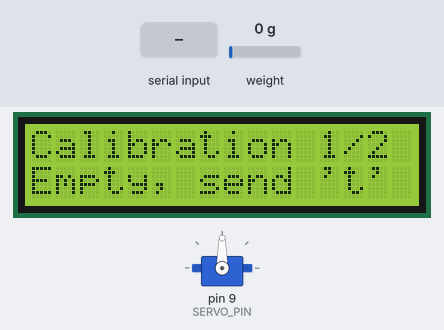
Simulated run of this sketch. Board: Arduino Uno, built with avr-gcc and run on an emulated ATmega328P. Shown: 16×2 character LCD, servo. The test bench sets the inputs (shaded band); at power-on: weight on the scale 0 g. EEPROM starts erased; what the sketch prints to the serial monitor is not drawn.

Above: at 3.3 s.
3.4 s: "t90\n" received over Serial
At 4.0 s:
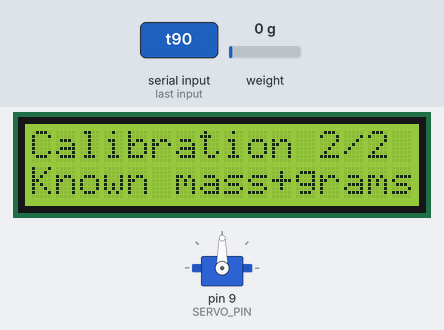
6.4 s: "y90\n" received over Serial
At 7.0 s:
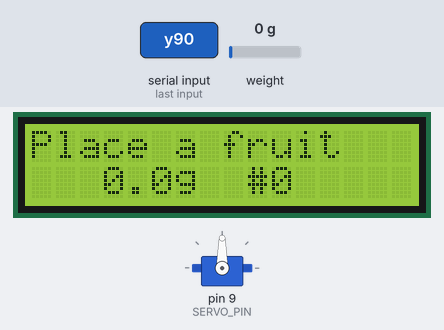
8.1 s: weight on the scale set to 4 g
At 9.2 s:
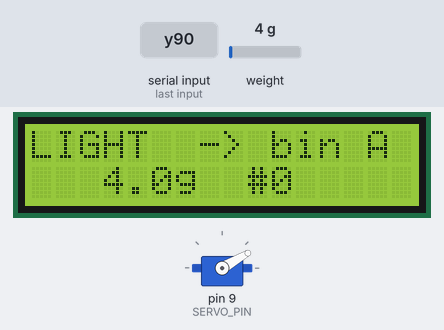
11.1 s: weight on the scale set to 10 g
At 12.5 s:
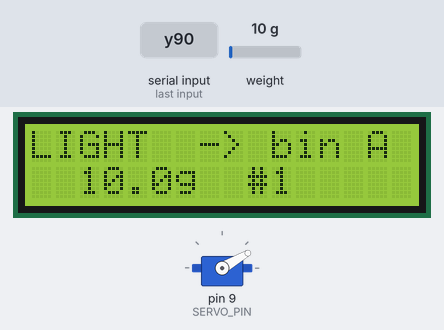
12.9 s: weight on the scale set to 13 g
At 13.6 s:
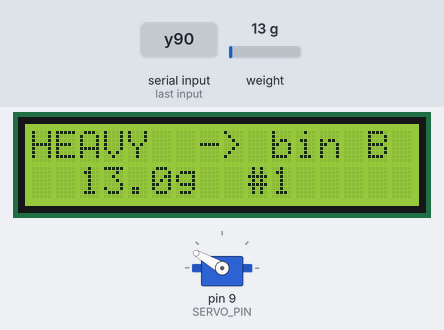
14.5 s: "c90\n" received over Serial
At 15.1 s:
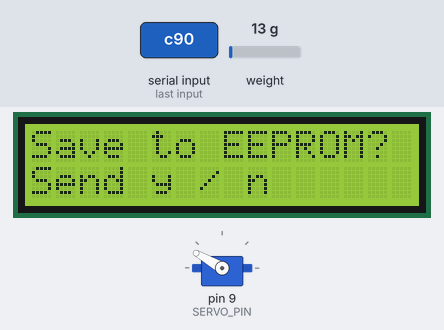
Timing chart, 0 to 17.1 s (numbered marks = the images above; inputs shaded):
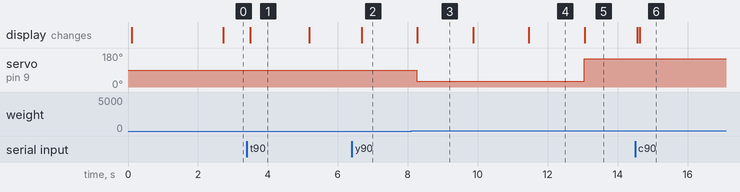

Measured:
- the behaviour switches between 2 and 3 g on weight on the scale (found by bisection; images 2 and 3)
- the behaviour switches between 11 and 12 g on weight on the scale (found by bisection; images 4 and 5)
- after the input at 3.4 s, the display: changes after 0.10 s (image 1)
- after the input at 6.4 s, the display: changes after 0.28 s (image 2)
- after the input at 8.1 s, servo on pin 9 (SERVO_PIN): 90° → 30° after 0.16 s; the display: changes after 0.17 s (image 3)
- after the input at 11.1 s, the display: changes after 0.36 s (image 4)
- after the input at 12.9 s, servo on pin 9 (SERVO_PIN): 30° → 150° after 0.15 s; the display: changes after 0.16 s (image 5)
- after the input at 14.5 s, the display: first changes after 0.06 s (image 6 shows a later state)

The sketch:

sobuh.ino
```cpp
// (licence header left out)
#include <Wire.h>
#include <LiquidCrystal_I2C.h>
#include <HX711_ADC.h>
#include <Servo.h>
#include <EEPROM.h>

// ----------------------------------------------------------------- configuration
// Pins
const uint8_t HX711_DOUT_PIN = 3;   // HX711 DT  -> Arduino D3
const uint8_t HX711_SCK_PIN  = 2;   // HX711 SCK -> Arduino D2
const uint8_t SERVO_PIN      = 9;   // servo signal -> Arduino D9 (PWM)
// LCD: SDA -> A4, SCL -> A5 on the Uno
const uint8_t LCD_ADDRESS    = 0x27;  // try 0x3F if the LCD stays blank
const uint8_t LCD_COLS       = 16;
const uint8_t LCD_ROWS       = 2;

// Sorting thresholds in grams (same as the original project)
const float EMPTY_BELOW_G = 3.0;    // below this, the platform is treated as empty
const float HEAVY_FROM_G  = 12.0;   // at or above this, the fruit is HEAVY

// Servo angles in degrees (same as the original project)
const uint8_t ANGLE_NEUTRAL = 90;
const uint8_t ANGLE_LIGHT   = 30;
const uint8_t ANGLE_HEAVY   = 150;

// Timing
const unsigned long STABILIZING_TIME_MS = 2000;  // HX711 settling time at start-up
const unsigned long UPDATE_INTERVAL_MS  = 500;   // how often weight is shown and sorted

// Recording: a fruit is recorded once its weight changes by no more than
// STABLE_DELTA_G for STABLE_READINGS consecutive readings (3 x 0.5 s = 1.5 s).
const float   STABLE_DELTA_G  = 0.5;
const uint8_t STABLE_READINGS = 3;

// EEPROM layout
const int CAL_EEPROM_ADDRESS     = 0;  // float, 4 bytes: calibration factor
const int SESSION_EEPROM_ADDRESS = 4;  // uint16, 2 bytes: power-on counter

// ----------------------------------------------------------------- globals
HX711_ADC LoadCell(HX711_DOUT_PIN, HX711_SCK_PIN);
LiquidCrystal_I2C lcd(LCD_ADDRESS, LCD_COLS, LCD_ROWS);
Servo sorterServo;

enum Category { NO_FRUIT, LIGHT, HEAVY };

unsigned long lastUpdateMs = 0;
int currentAngle = -1;      // -1 = not set yet
uint16_t sessionId = 0;
uint16_t fruitCount = 0;    // fruits recorded in this session

// ----------------------------------------------------------------- helpers
// Print one LCD row, padded with spaces so old characters are cleared.
void lcdLine(uint8_t row, const char *text) {
  char buf[LCD_COLS + 1];
  snprintf(buf, sizeof(buf), "%-16s", text);
  lcd.setCursor(0, row);
  lcd.print(buf);
}

void lcdShow(const char *line1, const char *line2) {
  lcdLine(0, line1);
  lcdLine(1, line2);
}

Category categorize(float grams) {
  if (grams < EMPTY_BELOW_G) return NO_FRUIT;
  if (grams < HEAVY_FROM_G) return LIGHT;
  return HEAVY;
}

uint8_t angleFor(Category c) {
  switch (c) {
    case LIGHT: return ANGLE_LIGHT;
    case HEAVY: return ANGLE_HEAVY;
    default:    return ANGLE_NEUTRAL;
  }
}

const char *labelFor(Category c) {
  switch (c) {
    case LIGHT: return "LIGHT  -> bin A";
    case HEAVY: return "HEAVY  -> bin B";
    default:    return "Place a fruit";
  }
}

const char *csvNameFor(Category c) {
  return c == HEAVY ? "HEAVY" : (c == LIGHT ? "LIGHT" : "NONE");
}

void moveServo(uint8_t angle) {
  if (angle != currentAngle) {
    sorterServo.write(angle);
    currentAngle = angle;
  }
}

// ----------------------------------------------------------------- EEPROM
// Works on AVR (Uno) and, with begin/commit, on ESP boards.
void eepromBegin() {
#if defined(ESP8266) || defined(ESP32)
  EEPROM.begin(512);
#endif
}

void eepromCommit() {
#if defined(ESP8266) || defined(ESP32)
  EEPROM.commit();
#endif
}

void saveCalFactor(float value) {
  eepromBegin();
  EEPROM.put(CAL_EEPROM_ADDRESS, value);
  eepromCommit();
}

float loadCalFactor() {
  float value = 0;
  eepromBegin();
  EEPROM.get(CAL_EEPROM_ADDRESS, value);
  return value;
}

// An erased EEPROM reads as NaN (0xFFFFFFFF); 0 or absurd values are also invalid.
bool isValidCalFactor(float value) {
  return !isnan(value) && value != 0 && fabs(value) < 1.0e7;
}

// Increase and store the power-on counter. An erased EEPROM (0xFFFF) restarts at 1.
uint16_t nextSessionId() {
  uint16_t id = 0;
  eepromBegin();
  EEPROM.get(SESSION_EEPROM_ADDRESS, id);
  id = (id == 0xFFFF) ? 1 : id + 1;
  EEPROM.put(SESSION_EEPROM_ADDRESS, id);
  eepromCommit();
  return id;
}

// ----------------------------------------------------------------- data output
// One line per fruit, prefixed with "DATA," so the dashboard can pick these
// lines out of the rest of the Serial Monitor output.
void printDataHeader() {
  Serial.println(F("DATA,session,fruit,uptime_s,weight_g,category,servo_deg"));
}

void recordFruit(float weight, Category category) {
  fruitCount++;
  Serial.print(F("DATA,"));
  Serial.print(sessionId);          Serial.print(',');
  Serial.print(fruitCount);         Serial.print(',');
  Serial.print(millis() / 1000);    Serial.print(',');
  Serial.print(weight, 2);          Serial.print(',');
  Serial.print(csvNameFor(category)); Serial.print(',');
  Serial.println(angleFor(category));
}

// ----------------------------------------------------------------- serial helpers
// Wait for 'y' or 'n' on the Serial Monitor.
bool askYesNo() {
  while (true) {
    if (Serial.available() > 0) {
      char c = Serial.read();
      if (c == 'y') return true;
      if (c == 'n') return false;
    }
  }
}

void offerToSave(float value) {
  Serial.print(F("Save this value to EEPROM address "));
  Serial.print(CAL_EEPROM_ADDRESS);
  Serial.println(F("? y/n"));
  lcdShow("Save to EEPROM?", "Send y / n");
  if (askYesNo()) {
    saveCalFactor(value);
    Serial.print(F("Value "));
    Serial.print(loadCalFactor());
    Serial.println(F(" saved to EEPROM"));
  } else {
    Serial.println(F("Value not saved to EEPROM"));
  }
}

void printHelp() {
  Serial.println(F("Commands: t = tare, r = recalibrate, c = edit calibration factor, h = help"));
}

// ----------------------------------------------------------------- calibration
// Adapted from the HX711_ADC "Calibration" example (MIT, (c) 2017 Olav Kallhovd).
void calibrate() {
  Serial.println(F("***"));
  Serial.println(F("Start calibration:"));
  Serial.println(F("Place the load cell on a level, stable surface."));
  Serial.println(F("Remove any load applied to the load cell."));
  Serial.println(F("Send 't' from the Serial Monitor to set the tare offset."));
  lcdShow("Calibration 1/2", "Empty, send 't'");

  bool resume = false;
  while (!resume) {
    LoadCell.update();
    if (Serial.available() > 0 && Serial.read() == 't') LoadCell.tareNoDelay();
    if (LoadCell.getTareStatus()) {
      Serial.println(F("Tare complete"));
      resume = true;
    }
  }

  Serial.println(F("Now place a known mass on the load cell."));
  Serial.println(F("Then send its weight in grams (e.g. 100.0) from the Serial Monitor."));
  lcdShow("Calibration 2/2", "Known mass+grams");

  float knownMass = 0;
  while (knownMass == 0) {
    LoadCell.update();
    if (Serial.available() > 0) {
      knownMass = Serial.parseFloat();
      if (knownMass != 0) {
        Serial.print(F("Known mass is: "));
        Serial.println(knownMass);
      }
    }
  }

  LoadCell.refreshDataSet();  // make sure the known mass is measured correctly
  float newCal = LoadCell.getNewCalibration(knownMass);

  Serial.print(F("New calibration value has been set to: "));
  Serial.println(newCal);
  offerToSave(newCal);

  Serial.println(F("End calibration"));
  Serial.println(F("***"));
  printHelp();
}

void changeSavedCalFactor() {
  Serial.println(F("***"));
  Serial.print(F("Current value is: "));
  Serial.println(LoadCell.getCalFactor());
  Serial.println(F("Now send the new value from the Serial Monitor, e.g. 696.0"));
  lcdShow("Edit cal factor", "Send new value");

  float newCal = 0;
  while (newCal == 0) {
    if (Serial.available() > 0) {
      newCal = Serial.parseFloat();
      if (newCal != 0) {
        Serial.print(F("New calibration value is: "));
        Serial.println(newCal);
        LoadCell.setCalFactor(newCal);
      }
    }
  }
  offerToSave(newCal);
  Serial.println(F("End change calibration value"));
  Serial.println(F("***"));
}

// ----------------------------------------------------------------- setup / loop
void setup() {
  Serial.begin(9600);
  delay(10);
  Serial.println();
  Serial.println(F("SOBUH - fruit sorting by weight. Starting..."));

  lcd.init();
  lcd.backlight();
  lcdShow("SOBUH sorter", "Starting...");

  sorterServo.attach(SERVO_PIN);
  moveServo(ANGLE_NEUTRAL);

  sessionId = nextSessionId();
  Serial.print(F("Session "));
  Serial.println(sessionId);

  LoadCell.begin();
  LoadCell.start(STABILIZING_TIME_MS, true);  // true = tare after stabilizing
  if (LoadCell.getTareTimeoutFlag() || LoadCell.getSignalTimeoutFlag()) {
    Serial.println(F("Timeout, check MCU > HX711 wiring and pin designations"));
    lcdShow("HX711 not found", "Check wiring");
    while (true) {}
  }

  float storedCal = loadCalFactor();
  if (isValidCalFactor(storedCal)) {
    LoadCell.setCalFactor(storedCal);
    Serial.print(F("Loaded calibration factor from EEPROM: "));
    Serial.println(storedCal);
  } else {
    Serial.println(F("No valid calibration factor in EEPROM - starting calibration."));
    LoadCell.setCalFactor(1.0);
    while (!LoadCell.update()) {}
    calibrate();
  }

  printHelp();
  printDataHeader();
  lcdShow("SOBUH ready", "Place a fruit");
}

void loop() {
  static bool newDataReady = false;
  static float lastWeight = 0;
  static uint8_t stableCount = 0;
  static bool fruitRecorded = false;

  if (LoadCell.update()) newDataReady = true;

  if (newDataReady && millis() - lastUpdateMs >= UPDATE_INTERVAL_MS) {
    float weight = LoadCell.getData();
    Category category = categorize(weight);
    moveServo(angleFor(category));

    // Record each fruit once, after its weight has settled.
    if (category == NO_FRUIT) {
      fruitRecorded = false;
      stableCount = 0;
    } else if (!fruitRecorded) {
      stableCount = (fabs(weight - lastWeight) <= STABLE_DELTA_G) ? stableCount + 1 : 0;
      if (stableCount >= STABLE_READINGS) {
        recordFruit(weight, category);
        fruitRecorded = true;
      }
    }
    lastWeight = weight;

    char number[10];
    dtostrf(weight, 6, 1, number);
    char line[LCD_COLS + 1];
    snprintf(line, sizeof(line), "%sg  #%u", number, fruitCount);
    lcdLine(0, labelFor(category));
    lcdLine(1, line);

    Serial.print(F("Weight: "));
    Serial.print(weight, 2);
    Serial.print(F(" g  -> servo "));
    Serial.println(currentAngle);

    newDataReady = false;
    lastUpdateMs = millis();
  }

  if (Serial.available() > 0) {
    char command = Serial.read();
    switch (command) {
      case 't':
        LoadCell.tareNoDelay();
        lcdShow("Taring...", "Keep it empty");
        break;
      case 'r': calibrate(); break;
      case 'c': changeSavedCalFactor(); break;
      case 'h': printHelp(); break;
      default: break;  // ignore newlines and unknown characters
    }
  }

  if (LoadCell.getTareStatus()) {
    Serial.println(F("Tare complete"));
  }
}
```
